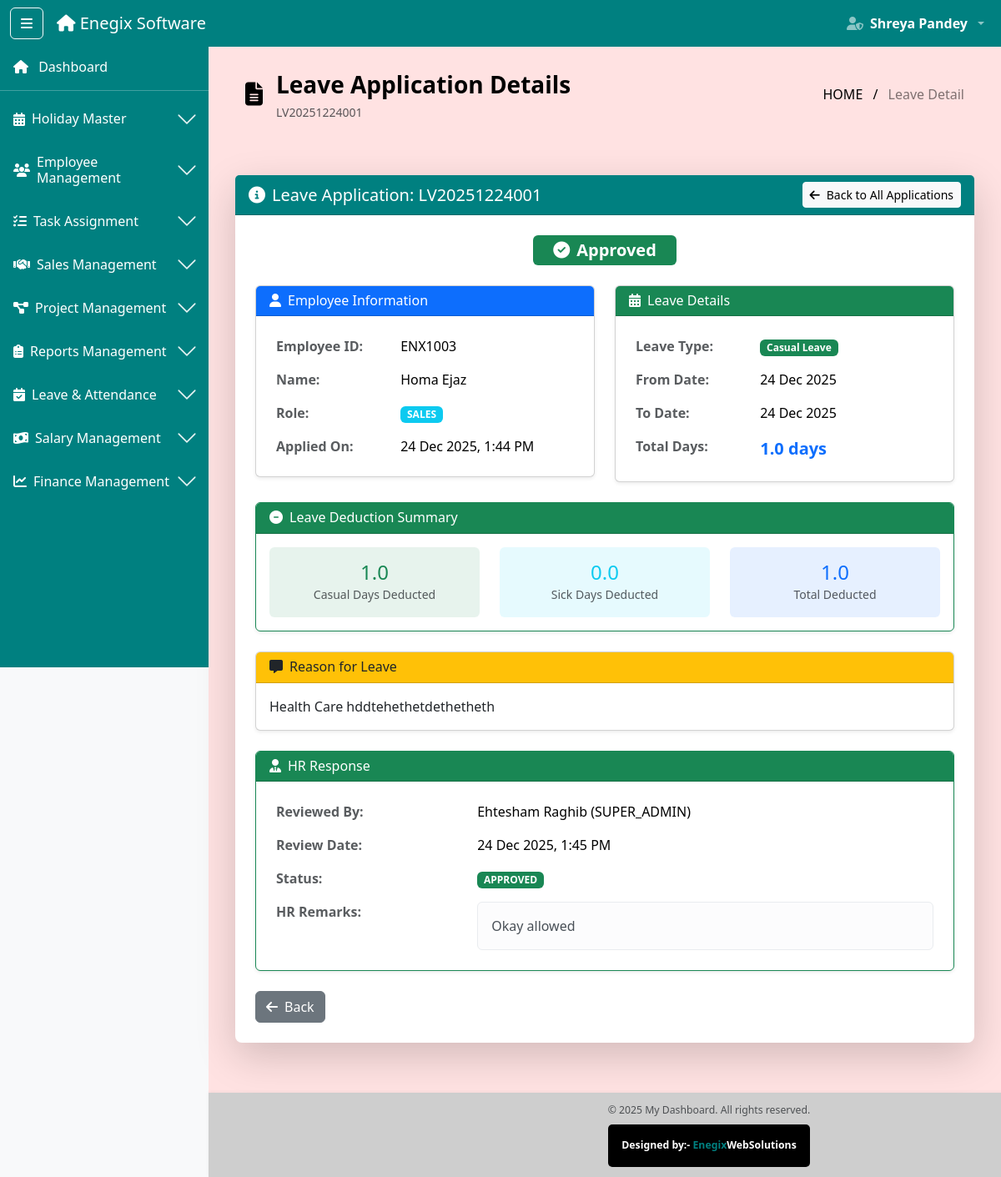
The page /leave/detail/1/ (signed in) on the database its author committed.
### software_app/models.py (models this page shows, shortened)
class LeaveApplication(models.Model):
    LEAVE_TYPE_CHOICES = (
        ('casual', 'Casual Leave'),
        ('sick', 'Sick Leave'),
        ('combined', 'Combined Leave'),
    )
    STATUS_CHOICES = (
        ('pending', 'Pending'),
        ('approved', 'Approved'),
        ('rejected', 'Rejected'),
    )
    leave_id = models.CharField(max_length=15, unique=True, editable=False)
    employee = models.ForeignKey(Employee, on_delete=models.CASCADE, related_name='leave_applications')
    employee_id_display = models.CharField(max_length=10)
    employee_name = models.CharField(max_length=100)
    employee_role = models.CharField(max_length=50)
    leave_type = models.CharField(max_length=20, choices=LEAVE_TYPE_CHOICES)
    from_date = models.DateField()
    to_date = models.DateField()
    total_days = models.IntegerField(help_text="Total working days requested")
    casual_days_requested = models.IntegerField(default=0)
    sick_days_requested = models.IntegerField(default=0)
    casual_days_deducted = models.IntegerField(default=0)
    sick_days_deducted = models.IntegerField(default=0)
    unpaid_days = models.IntegerField(default=0)
    reason = models.TextField()
    attachment = models.FileField(upload_to='leave_attachments/', blank=True, null=True)
    status = models.CharField(max_length=20, choices=STATUS_CHOICES, default='pending')
    approved_by_name = models.CharField(max_length=100, blank=True, null=True)
    approved_by_role = models.CharField(max_length=50, blank=True, null=True)
    approval_date = models.DateTimeField(blank=True, null=True)
    hr_remarks = models.TextField(blank=True, null=True)
    applied_date = models.DateTimeField(auto_now_add=True)
    updated_at = models.DateTimeField(auto_now=True)
    is_active = models.BooleanField(default=True)
    days_actually_taken = models.IntegerField(default=0)
    refund_processed = models.BooleanField(default=False)
    class Meta:
        ordering = ['-applied_date']

### software_app/decorators.py (the view, shortened to what this page needs)
    def wrapper(request, *args, **kwargs):
        return view_func(request, *args, **kwargs)

### software_app/context_processors.py (called while the page is built)
def user_context(request):
    return {
        'session_user_name': request.session.get('full_name', ''),
        'session_user_role': request.session.get('role', ''),
        'session_user_email': request.session.get('email', ''),
        'is_logged_in': 'user_id' in request.session,
    }

### software_app/views.py (called while the page is built)
@check_blocked_user
@login_required
def view_leave_detail(request, id):
    leave_app = get_object_or_404(LeaveApplication, id=id, is_active=True)
    user_id = request.session.get('user_id')
    user_role = request.session.get('role')
    if user_role not in ['hr', 'admin', 'super_admin']:
        if leave_app.employee.id != user_id:
            messages.error(request, "❌ You don't have permission to view this leave application!")
            return redirect('my_leave_applications')
    return render(request, 'Leave/view_leave_detail.html', {
        'leave_app': leave_app
    })

### software_app/templates/Leave/view_leave_detail.html (shortened to what this page needs)
{% extends 'base2.html' %}
{% load static %}
{% block content %}
<div class="ribbon-header d-flex justify-content-between align-items-center px-4 pb-5 mb-3" style="color: black">
  <div class="d-flex align-items-center">
    <i class="fas fa-file-alt me-3 fs-3"></i>
    <div>
      <div class="fw-bold fs-3">Leave Application Details</div>
      <small class="text-muted">{{ leave_app.leave_id }}</small>
    </div>
  </div>
  <div class="breadcrumb-text text-end">
    <span class="text-black">HOME</span>
    <span class="mx-2 text-black">/</span>
    <span class="text-black-50">Leave Detail</span>
  </div>
</div>
<div class="container-fluid">
  <div class="row">
    <div class="col-md-12">
      <div class="card shadow-lg border-0 rounded-3">
        <div class="card-header table-title-bar text-white d-flex justify-content-between align-items-center">
          <h5 class="mb-0">
            <i class="fas fa-info-circle me-2"></i>Leave Application: {{ leave_app.leave_id }}
          </h5>
          <div>
            {% if request.session.role in 'hr,sales,developer,seos' %}
            <a href="{% url 'my_leave_applications' %}" class="btn btn-light btn-sm">
              <i class="fas fa-arrow-left me-2"></i>Back to My Applications
            </a>
            {% else %}
            <a href="{% url 'all_leave_applications' %}" class="btn btn-light btn-sm">
              <i class="fas fa-arrow-left me-2"></i>Back to All Applications
            </a>
            {% endif %}
          </div>
        </div>
        <div class="card-body p-4">
          <div class="text-center mb-4">
            {% if leave_app.status == 'pending' %}
              <span class="badge bg-warning text-dark fs-5 px-4 py-2">
                <i class="fas fa-clock me-2"></i>Pending Approval
              </span>
            {% elif leave_app.status == 'approved' %}
              <span class="badge bg-success fs-5 px-4 py-2">
                <i class="fas fa-check-circle me-2"></i>Approved
              </span>
            {% elif leave_app.status == 'rejected' %}
              <span class="badge bg-danger fs-5 px-4 py-2">
                <i class="fas fa-times-circle me-2"></i>Rejected
              </span>
            {% endif %}
          </div>
          <div class="row">
            <div class="col-md-6">
              <div class="card mb-4 shadow-sm">
                <div class="card-header bg-primary text-white">
                  <h6 class="mb-0">
                    <i class="fas fa-user me-2"></i>Employee Information
                  </h6>
                </div>
                <div class="card-body">
                  <table class="table table-borderless mb-0">
                    <tr>
                      <td width="40%" class="text-muted"><strong>Employee ID:</strong></td>
                      <td>{{ leave_app.employee_id_display }}</td>
                    </tr>
                    <tr>
                      <td class="text-muted"><strong>Name:</strong></td>
                      <td>{{ leave_app.employee_name }}</td>
                    </tr>
                    <tr>
                      <td class="text-muted"><strong>Role:</strong></td>
                      <td>
                        <span class="badge bg-info">{{ leave_app.employee_role|upper }}</span>
                      </td>
                    </tr>
                    <tr>
                      <td class="text-muted"><strong>Applied On:</strong></td>
                      <td>{{ leave_app.applied_date|date:"d M Y, g:i A" }}</td>
                    </tr>
                  </table>
                </div>
              </div>
            </div>
            <div class="col-md-6">
              <div class="card mb-4 shadow-sm">
                <div class="card-header bg-success text-white">
                  <h6 class="mb-0">
                    <i class="fas fa-calendar-alt me-2"></i>Leave Details
                  </h6>
                </div>
                <div class="card-body">
                  <table class="table table-borderless mb-0">
                    <tr>
                      <td width="40%" class="text-muted"><strong>Leave Type:</strong></td>
                      <td>
                        {% if leave_app.leave_type == 'casual' %}
                          <span class="badge bg-success">Casual Leave</span>
                        {% elif leave_app.leave_type == 'sick' %}
                          <span class="badge bg-info">Sick Leave</span>
                        {% elif leave_app.leave_type == 'combined' %}
                          <span class="badge bg-warning text-dark">Combined Leave</span>
                        {% else %}
                          <span class="badge bg-secondary">Unpaid Leave</span>
                        {% endif %}
                      </td>
                    </tr>
                    <tr>
                      <td class="text-muted"><strong>From Date:</strong></td>
                      <td>{{ leave_app.from_date|date:"d M Y" }}</td>
                    </tr>
                    <tr>
                      <td class="text-muted"><strong>To Date:</strong></td>
                      <td>{{ leave_app.to_date|date:"d M Y" }}</td>
                    </tr>
                    <tr>
                      <td class="text-muted"><strong>Total Days:</strong></td>
                      <td><strong class="text-primary fs-5">{{ leave_app.total_days|floatformat:1 }} days</strong></td>
                    </tr>
                  </table>
                </div>
              </div>
            </div>
          </div>
          {% if leave_app.status == 'approved' %}
          <div class="card mb-4 shadow-sm border-success">
            <div class="card-header bg-success text-white">
              <h6 class="mb-0">
                <i class="fas fa-minus-circle me-2"></i>Leave Deduction Summary
              </h6>
            </div>
            <div class="card-body">
              <div class="row text-center">
                <div class="col-md-4">
                  <div class="p-3 bg-success bg-opacity-10 rounded">
                    <h4 class="mb-0 text-success">{{ leave_app.casual_days_deducted|floatformat:1 }}</h4>
                    <small class="text-muted">Casual Days Deducted</small>
                  </div>
                </div>
                <div class="col-md-4">
                  <div class="p-3 bg-info bg-opacity-10 rounded">
                    <h4 class="mb-0 text-info">{{ leave_app.sick_days_deducted|floatformat:1 }}</h4>
                    <small class="text-muted">Sick Days Deducted</small>
                  </div>
                </div>
                <div class="col-md-4">
                  <div class="p-3 bg-primary bg-opacity-10 rounded">
                    <h4 class="mb-0 text-primary">{{ leave_app.casual_days_deducted|add:leave_app.sick_days_deducted|floatformat:1 }}</h4>
                    <small class="text-muted">Total Deducted</small>
                  </div>
                </div>
              </div>
            </div>
          </div>
          {% endif %}
          <div class="card mb-4 shadow-sm">
            <div class="card-header bg-warning text-dark">
              <h6 class="mb-0">
                <i class="fas fa-comment-alt me-2"></i>Reason for Leave
              </h6>
            </div>
            <div class="card-body">
              <p class="mb-0" style="white-space: pre-line;">{{ leave_app.reason }}</p>
            </div>
          </div>
          {% if leave_app.status != 'pending' %}
          <div class="card shadow-sm {% if leave_app.status == 'approved' %}border-success{% else %}border-danger{% endif %}">
            <div class="card-header {% if leave_app.status == 'approved' %}bg-success{% else %}bg-danger{% endif %} text-white">
              <h6 class="mb-0">
                <i class="fas fa-user-tie me-2"></i>HR Response
              </h6>
            </div>
            <div class="card-body">
              <table class="table table-borderless mb-0">
                <tr>
                  <td width="30%" class="text-muted"><strong>Reviewed By:</strong></td>
                  <td>{{ leave_app.approved_by_name }} ({{ leave_app.approved_by_role|upper }})</td>
                </tr>
                <tr>
                  <td class="text-muted"><strong>Review Date:</strong></td>
                  <td>{{ leave_app.approval_date|date:"d M Y, g:i A" }}</td>
                </tr>
                <tr>
                  <td class="text-muted"><strong>Status:</strong></td>
                  <td>
                    {% if leave_app.status == 'approved' %}
                      <span class="badge bg-success">APPROVED</span>
                    {% else %}
                      <span class="badge bg-danger">REJECTED</span>
                    {% endif %}
                  </td>
                </tr>
                {% if leave_app.hr_remarks %}
                <tr>
                  <td class="text-muted align-top"><strong>HR Remarks:</strong></td>
                  <td>
                    <div class="alert alert-light mb-0">
                      <p class="mb-0" style="white-space: pre-line;">{{ leave_app.hr_remarks }}</p>
                    </div>
                  </td>
                </tr>
                {% endif %}
              </table>
            </div>
          </div>
          {% endif %}
          <div class="mt-4 d-flex justify-content-between">
            <div>
              {% if request.session.role in 'hr,sales,developer,seos' %}
                <a href="{% url 'my_leave_applications' %}" class="btn btn-secondary">
                  <i class="fas fa-arrow-left me-2"></i>Back
                </a>
              {% else %}
                <a href="{% url 'all_leave_applications' %}" class="btn btn-secondary">
                  <i class="fas fa-arrow-left me-2"></i>Back
                </a>
              {% endif %}
            </div>
          </div>
        </div>
      </div>
    </div>
  </div>
</div>
{% endblock %}

### software_app/static/css/style.css (style rules this page uses)
body { min-height: 100vh; background-color: #f8f9fa; transition: margin-left 0.3s ease; display: flex; flex-direction: column; }
html, body { overflow-x: hidden; width: 100%; }
.table-title-bar { background-color:#008080; }

### rows shown on the page
LeaveApplication: leave_id "LV20251224001", employee_id_display "ENX1003", employee_name "Homa Ejaz", employee_role "SALES", applied_date "24 Dec 2025, 1:44 PM", from_date "24 Dec 2025", to_date "24 Dec 2025", total_days "1.0", casual_days_deducted "1.0", sick_days_deducted "0.0", casual_days_deducted|add "1.0", reason "Health Care hddtehethetdethetheth", approved_by_name "Ehtesham Raghib", approved_by_role "SUPER_ADMIN", approval_date "24 Dec 2025, 1:45 PM", hr_remarks "Okay allowed"

### other values the page prints
{{ request.session.full_name }} "Shreya Pandey"
